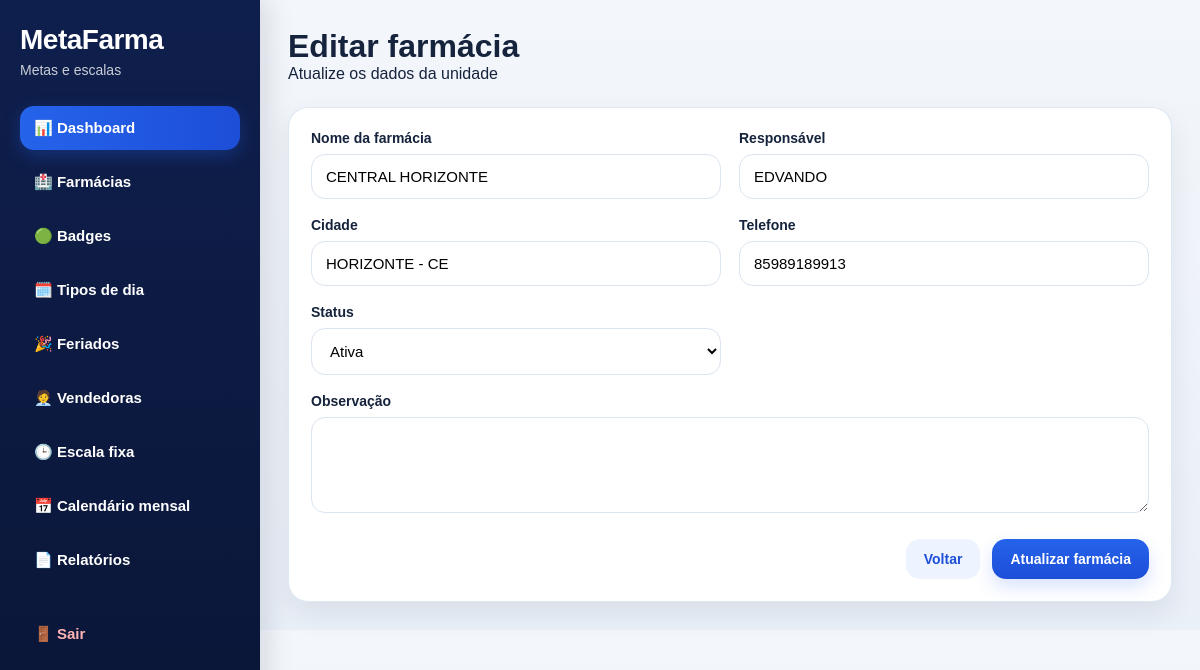
Page /farmacias/editar/1 (signed in) on the committed database.
### app/models.py (models this page shows, shortened)
class Farmacia(db.Model):
    __tablename__ = "farmacias"
    id = db.Column(db.Integer, primary_key=True)
    nome = db.Column(db.String(150), nullable=False)
    responsavel = db.Column(db.String(150), nullable=True)
    cidade = db.Column(db.String(100), nullable=True)
    telefone = db.Column(db.String(30), nullable=True)
    status = db.Column(db.String(20), default="ativa")
    observacao = db.Column(db.String(255), nullable=True)
    criado_em = db.Column(db.DateTime, default=agora_brasil)
    metas = db.relationship("Meta", backref="farmacia", lazy=True, cascade="all, delete-orphan")
    equipes = db.relationship("Equipe", backref="farmacia", lazy=True, cascade="all, delete-orphan")
    vendedoras = db.relationship("Vendedora", backref="farmacia", lazy=True, cascade="all, delete-orphan")
    configuracoes_dia = db.relationship("ConfiguracaoDia", backref="farmacia", lazy=True, cascade="all, delete-orphan")
    escalas_vendedoras = db.relationship("EscalaVendedora", backref="farmacia", lazy=True, cascade="all, delete-orphan")
    calendarios_vendedoras = db.relationship("CalendarioVendedora", backref="farmacia", lazy=True, cascade="all, delete-orphan")
    feriados = db.relationship("Feriado", backref="farmacia", lazy=True, cascade="all, delete-orphan")

### app/routes/farmacias.py (the view, shortened to what this page needs)
@farmacias_bp.route("/editar/<int:farmacia_id>", methods=["GET", "POST"])
@login_required
def editar(farmacia_id):
    farmacia = Farmacia.query.get_or_404(farmacia_id)
    return render_template("farmacias/editar.html", farmacia=farmacia)

### app/templates/farmacias/editar.html (shortened to what this page needs)
{% extends "base.html" %}
{% block content %}
<div class="page-header">
    <div>
        <h1>Editar farmácia</h1>
        <p>Atualize os dados da unidade</p>
    </div>
</div>
<div class="card form-card">
    <form method="POST" class="form-grid">
        <div class="form-group">
            <label>Nome da farmácia</label>
            <input type="text" name="nome" value="{{ farmacia.nome }}" required>
        </div>
        <div class="form-group">
            <label>Responsável</label>
            <input type="text" name="responsavel" value="{{ farmacia.responsavel or '' }}">
        </div>
        <div class="form-group">
            <label>Cidade</label>
            <input type="text" name="cidade" value="{{ farmacia.cidade or '' }}">
        </div>
        <div class="form-group">
            <label>Telefone</label>
            <input type="text" name="telefone" value="{{ farmacia.telefone or '' }}">
        </div>
        <div class="form-group">
            <label>Status</label>
            <select name="status">
                <option value="ativa" {% if farmacia.status == 'ativa' %}selected{% endif %}>Ativa</option>
            </select>
        </div>
        <div class="form-group full-width">
            <label>Observação</label>
            <textarea name="observacao" rows="4">{{ farmacia.observacao or '' }}</textarea>
        </div>
        <div class="form-actions full-width">
            <a href="{{ url_for('farmacias.listar') }}" class="btn btn-secondary">Voltar</a>
            <button type="submit" class="btn btn-primary">Atualizar farmácia</button>
        </div>
    </form>
</div>
{% endblock %}

### app/static/css/style.css (style rules this page uses)
* { margin: 0; padding: 0; box-sizing: border-box; }
:root { --bg: #eef3f9; --sidebar: #0f1f4d; --sidebar-dark: #0a1535; --card: #ffffff; --primary: #2563eb; --primary-dark: #1d4ed8; --text: #15233c; --muted: #64748b; --border: #dbe4f0; --success: #16a34a; --danger: #dc2626; --warning: #d97706; --info-bg: #dbeafe; --info-text: #1d4ed8; --success-bg: #dcfce7; --danger-bg: #fee2e2; --warning-bg: #fef3c7; --shadow: 0 12px 28px rgba(15, 23, 42, 0.08); --shadow-soft: 0 6px 18px rgba(15, 23, 42, 0.06); --radius: 20px; }
body { font-family: Arial, Helvetica, sans-serif; background: linear-gradient(180deg, #f3f6fb 0%, #eaf0f8 100%); color: var(--text); }
a { text-decoration: none; }
.page-header { display: flex; align-items: center; justify-content: space-between; gap: 16px; margin-bottom: 24px; flex-wrap: wrap; }
.card { background: var(--card); border-radius: var(--radius); box-shadow: var(--shadow); padding: 22px; border: 1px solid rgba(219, 228, 240, 0.85); }
.form-card { max-width: 1000px; }
.form-grid { display: grid; grid-template-columns: repeat(2, minmax(220px, 1fr)); gap: 18px; }
.form-group { display: flex; flex-direction: column; gap: 8px; }
.full-width { grid-column: 1 / -1; }
label { font-size: 14px; font-weight: 700; color: var(--text); }
input, select, textarea { width: 100%; border: 1px solid var(--border); border-radius: 14px; padding: 13px 14px; outline: none; font-size: 15px; background: #fff; transition: .2s ease; }
.form-actions { display: flex; justify-content: flex-end; gap: 12px; margin-top: 8px; flex-wrap: wrap; }
.btn { border: none; border-radius: 14px; padding: 12px 18px; cursor: pointer; font-weight: 800; font-size: 14px; display: inline-flex; align-items: center; justify-content: center; transition: .2s ease; }
.btn-primary { background: linear-gradient(180deg, var(--primary) 0%, var(--primary-dark) 100%); color: #fff; box-shadow: 0 8px 18px rgba(37, 99, 235, 0.18); }
.btn-secondary { background: #eef4ff; color: var(--primary-dark); }

### rows in the picture
Farmacia: nome "CENTRAL HORIZONTE", responsavel "EDVANDO", cidade "HORIZONTE - CE", telefone "85989189913", status "Ativa"
